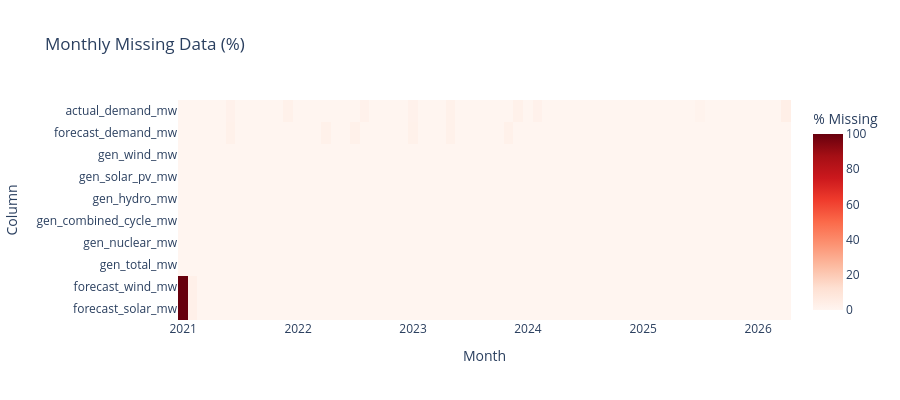

The code cell stored with this chart in its notebook:
### Markdown cell above
## 5. Missing Data Heatmap

### Code cell
# Monthly missing % per column
missing_monthly = df.resample("ME").apply(lambda x: x.isnull().mean() * 100)
cols_to_check = [c for c in df.columns if c not in ["local_hour", "year"]]

fig = px.imshow(missing_monthly[cols_to_check].T,
                title="Monthly Missing Data (%)",
                labels=dict(x="Month", y="Column", color="% Missing"),
                color_continuous_scale="Reds",
                aspect="auto")
fig.update_layout(height=400)
fig.show()

### Figure 1 — Plotly figure (JSON) as saved in the notebook; plotly's stock layout.template omitted (floating-point values rounded to 4 significant figures; data arrays with more than 128 entries replaced by an {"elided": "..."} marker saying what was removed)
{"data": [{"coloraxis": "coloraxis", "hovertemplate": "Month: %{x}<br>Column: %{y}<br>% Missing: %{z}<extra></extra>", "name": "0", "type": "heatmap", "x": ["2020-12-31T00:00:00+00:00", "2021-01-31T00:00:00+00:00", "2021-02-28T00:00:00+00:00", "2021-03-31T00:00:00+00:00", "2021-04-30T00:00:00+00:00", "2021-05-31T00:00:00+00:00", "2021-06-30T00:00:00+00:00", "2021-07-31T00:00:00+00:00", "2021-08-31T00:00:00+00:00", "2021-09-30T00:00:00+00:00", "2021-10-31T00:00:00+00:00", "2021-11-30T00:00:00+00:00", "2021-12-31T00:00:00+00:00", "2022-01-31T00:00:00+00:00", "2022-02-28T00:00:00+00:00", "2022-03-31T00:00:00+00:00", "2022-04-30T00:00:00+00:00", "2022-05-31T00:00:00+00:00", "2022-06-30T00:00:00+00:00", "2022-07-31T00:00:00+00:00", "2022-08-31T00:00:00+00:00", "2022-09-30T00:00:00+00:00", "2022-10-31T00:00:00+00:00", "2022-11-30T00:00:00+00:00", "2022-12-31T00:00:00+00:00", "2023-01-31T00:00:00+00:00", "2023-02-28T00:00:00+00:00", "2023-03-31T00:00:00+00:00", "2023-04-30T00:00:00+00:00", "2023-05-31T00:00:00+00:00", "2023-06-30T00:00:00+00:00", "2023-07-31T00:00:00+00:00", "2023-08-31T00:00:00+00:00", "2023-09-30T00:00:00+00:00", "2023-10-31T00:00:00+00:00", "2023-11-30T00:00:00+00:00", "2023-12-31T00:00:00+00:00", "2024-01-31T00:00:00+00:00", "2024-02-29T00:00:00+00:00", "2024-03-31T00:00:00+00:00", "2024-04-30T00:00:00+00:00", "2024-05-31T00:00:00+00:00", "2024-06-30T00:00:00+00:00", "2024-07-31T00:00:00+00:00", "2024-08-31T00:00:00+00:00", "2024-09-30T00:00:00+00:00", "2024-10-31T00:00:00+00:00", "2024-11-30T00:00:00+00:00", "2024-12-31T00:00:00+00:00", "2025-01-31T00:00:00+00:00", "2025-02-28T00:00:00+00:00", "2025-03-31T00:00:00+00:00", "2025-04-30T00:00:00+00:00", "2025-05-31T00:00:00+00:00", "2025-06-30T00:00:00+00:00", "2025-07-31T00:00:00+00:00", "2025-08-31T00:00:00+00:00", "2025-09-30T00:00:00+00:00", "2025-10-31T00:00:00+00:00", "2025-11-30T00:00:00+00:00", "2025-12-31T00:00:00+00:00", "2026-01-31T00:00:00+00:00", "2026-02-28T00:00:00+00:00", "2026-03-31T00:00:00+00:00"], "xaxis": "x", "y": ["actual_demand_mw", "forecast_demand_mw", "gen_wind_mw", "gen_solar_pv_mw", "gen_hydro_mw", "gen_combined_cycle_mw", "gen_nuclear_mw", "gen_total_mw", "forecast_wind_mw", "forecast_solar_mw"], "yaxis": "y", "z": {"elided": "10x64 float values"}}], "layout": {"coloraxis": {"colorbar": {"title": {"text": "% Missing"}}, "colorscale": [[0, "rgb(255,245,240)"], [0.125, "rgb(254,224,210)"], [0.25, "rgb(252,187,161)"], [0.375, "rgb(252,146,114)"], [0.5, "rgb(251,106,74)"], [0.625, "rgb(239,59,44)"], [0.75, "rgb(203,24,29)"], [0.875, "rgb(165,15,21)"], [1, "rgb(103,0,13)"]]}, "height": 400, "title": {"text": "Monthly Missing Data (%)"}, "xaxis": {"anchor": "y", "domain": [0, 1], "title": {"text": "Month"}}, "yaxis": {"anchor": "x", "autorange": "reversed", "domain": [0, 1], "title": {"text": "Column"}}}}
